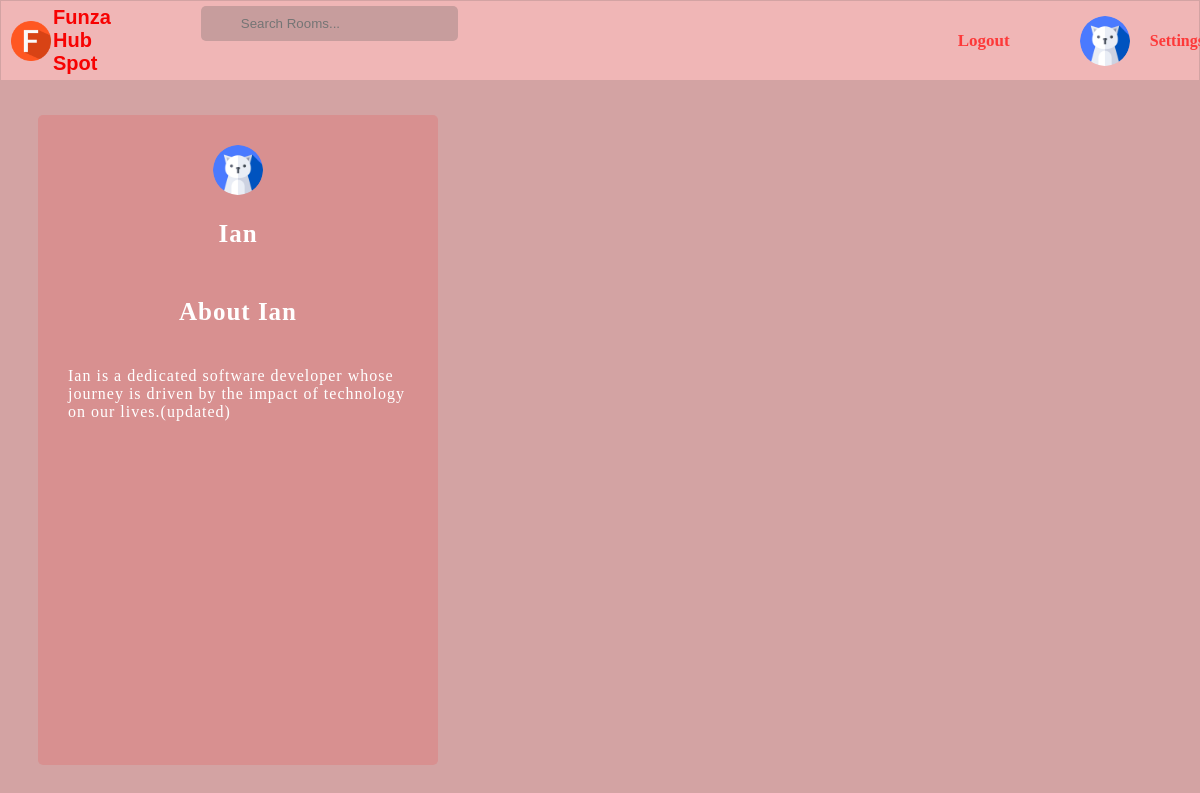
The app's page /profile/1/ (signed in) with its own data.
### base/models.py (models this page shows)
class User(AbstractUser):
    name = models.CharField(max_length=200, null=True)
    email = models.EmailField(unique=True, null=True)
    bio = models.TextField(null=True)
    avatar = models.ImageField(null=True, default="cat.png")
    USERNAME_FIELD = 'email'
    REQUIRED_FIELDS = []

### base/views.py (the view)
# urls.py: path('profile/<str:pk>/', views.userProfile, name='user-profile'),
def userProfile(request, pk):
    user = User.objects.get(id=pk)
    rooms = user.room_set.all()
    room_messages = user.message_set.all()
    topics = Topic.objects.all()
    context = {'user': user, 'rooms':rooms, 'room_messages': room_messages, 'topics': topics}
    return render(request, 'base/profile.html', context)

### base/templates/base/profile.html (shortened to what this page needs)
{% extends 'main.html' %}
{% block content %}
{% load static %}
<link rel="stylesheet" href="{% static 'styles/profile.css' %}">
<div class="profile-cont1">
    <div class="profile-cont2">
    <div class="profile-cont">
        <div class="rounded-avatar">
            <a href="{% url 'user-profile' user.id %}">
                <img src="{{ request.user.avatar.url }}" alt="User Profile Picture" class="avatar">
            </a>
        </div>
        <div class="profile-info">
            <h3>{{user.username}}</h3>
        </div>
        <div class="profile-about">
            <h3>About {{user.username}}</h3>
        <p>
          {{user.bio}}
        </p>
        </div>
    </div>
    </div>
</div>
{% endblock content %}

### base/templates/navbar.html (shortened to what this page needs)
<!DOCTYPE html>
<html lang="en">
<head>
    {% load static %}
    <link rel="stylesheet" href="{% static 'styles/navbar-n.css' %}">
</head>
<body>
    <div class="navbar">
        <div class="search">
            <a href="{% url 'home' %}" class="logo"> <img src="{% static 'images/letter-f.png' %}" alt="Funza" class="logo-image"> Funza Hub Spot</a>
            <form method="GET" action="{% url 'home' %}" class="search-form">
                <input type="text" name="q" placeholder="Search Rooms...">
            </form>
        </div>
        <div class="auth-links">
            {% if request.user.is_authenticated %}
                <a href="{% url 'logout' %}" class="logout">Logout</a>
                <div class="navbar-2">
                    <div class="rounded-avatar">
                        <a href="{% url 'user-profile' user.id %}">
                            <img src="{{ request.user.avatar.url }}" alt="User Profile Picture" class="avatar">
                        </a>
                    </div>
                    <a href="{% url 'update-user' %}" class="edit-profile">Settings</a>
                </div>
            {% else %}
                <button class="auth-button"> <a href="{% url 'login' %}">Login</a> </button>
            {% endif %}
        </div>
    </div>
</body>
</html>

### static/styles/main.css (style rules this page uses)
body { background: #d3a3a3; }

### static/styles/navbar-n.css (style rules this page uses)
.navbar { display: flex; flex-direction: row; align-items: center; background-color: #f0b6b6; padding: 5px 10px; margin: -7px -7px 0 -7px; justify-content: space-between; }
.navbar a { display: flex; align-items: center; gap: 2px; text-decoration: none; font-size: 20px; font-family: cursive, sans-serif; font-weight: 600; color: #f70202; }
.logo img { max-width: 40px; height: auto; }
.search { display: flex; flex-direction: row; gap: 90px; }
.search-form input { padding: 10px 40px; border: none; background-color: #c79d9d; border-radius: 5px; }
.auth-links { display: flex; flex-direction: row; align-items: center; gap: 70px; margin-left: 500px; }
.auth-links a { color: #fd3939; font-size: 17px; font-family: cursive; font-weight: 600; }
.navbar-2 { display: flex; flex-direction: row; gap: 20px; }
.navbar-2 a { font-size: 16px; font-family: cursive sans-serif; color: #fd3939; }
.rounded-avatar .avatar { border-radius: 50%; width: 50px; height: 50px; object-fit: cover; display: block; }

### static/styles/profile.css (style rules this page uses)
.profile-cont1 { display: flex; flex-direction: row; gap: 50px; align-items: center; padding: 30px; }
.profile-cont2 { background: #ff00001e; margin-top: 5px; width: 400px; height: 650px; border-radius: 5px; }
.profile-cont { display: flex; flex-direction: column; align-items: center; margin: 30px; }
.profile-info { display: flex; flex-direction: column; align-items: center; }
.profile-info h3 { font-size: 25px; font-family: cursive sans-serif; font-weight: 600;letter-spacing: 1px; color: #ffffff; }
.profile-about { display: flex; flex-direction: column; align-items: center; }
.profile-about h3 { font-size: 25px; font-family: cursive sans-serif; font-weight: 600;letter-spacing: 1px; color: #ffffff; }
.profile-about p { font-size: 16px; font-family: cursive sans-serif; letter-spacing: 1px; color: #fff; }

### records on screen
User: user.avatar (picture)
User: username "Ian", bio "Ian is a dedicated software developer whose journey is driven by the impact of technology on our lives.(updated)"
